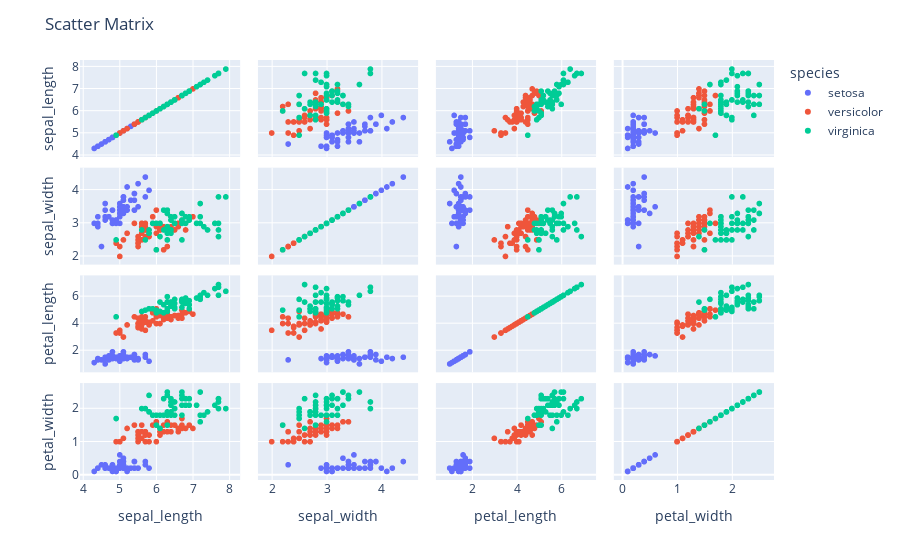

The notebook cell this image was saved under:
### Code cell
fig = px.scatter_matrix(iris,dimensions=['sepal_length','sepal_width','petal_length','petal_width'],color='species')
fig.update_yaxes(automargin=True)
fig.update_layout(title="Scatter Matrix",height=600)
fig.show()

### Figure 1 — Plotly figure (JSON) as saved in the notebook; plotly's stock layout.template omitted (floating-point values rounded to 4 significant figures)
{"data": [{"dimensions": [{"axis": {"matches": true}, "label": "sepal_length", "values": [5.1, 4.9, 4.7, 4.6, 5, 5.4, 4.6, 5, 4.4, 4.9, 5.4, 4.8, 4.8, 4.3, 5.8, 5.7, 5.4, 5.1, 5.7, 5.1, 5.4, 5.1, 4.6, 5.1, 4.8, 5, 5, 5.2, 5.2, 4.7, 4.8, 5.4, 5.2, 5.5, 4.9, 5, 5.5, 4.9, 4.4, 5.1, 5, 4.5, 4.4, 5, 5.1, 4.8, 5.1, 4.6, 5.3, 5]}, {"axis": {"matches": true}, "label": "sepal_width", "values": [3.5, 3, 3.2, 3.1, 3.6, 3.9, 3.4, 3.4, 2.9, 3.1, 3.7, 3.4, 3, 3, 4, 4.4, 3.9, 3.5, 3.8, 3.8, 3.4, 3.7, 3.6, 3.3, 3.4, 3, 3.4, 3.5, 3.4, 3.2, 3.1, 3.4, 4.1, 4.2, 3.1, 3.2, 3.5, 3.1, 3, 3.4, 3.5, 2.3, 3.2, 3.5, 3.8, 3, 3.8, 3.2, 3.7, 3.3]}, {"axis": {"matches": true}, "label": "petal_length", "values": [1.4, 1.4, 1.3, 1.5, 1.4, 1.7, 1.4, 1.5, 1.4, 1.5, 1.5, 1.6, 1.4, 1.1, 1.2, 1.5, 1.3, 1.4, 1.7, 1.5, 1.7, 1.5, 1, 1.7, 1.9, 1.6, 1.6, 1.5, 1.4, 1.6, 1.6, 1.5, 1.5, 1.4, 1.5, 1.2, 1.3, 1.5, 1.3, 1.5, 1.3, 1.3, 1.3, 1.6, 1.9, 1.4, 1.6, 1.4, 1.5, 1.4]}, {"axis": {"matches": true}, "label": "petal_width", "values": [0.2, 0.2, 0.2, 0.2, 0.2, 0.4, 0.3, 0.2, 0.2, 0.1, 0.2, 0.2, 0.1, 0.1, 0.2, 0.4, 0.4, 0.3, 0.3, 0.3, 0.2, 0.4, 0.2, 0.5, 0.2, 0.2, 0.4, 0.2, 0.2, 0.2, 0.2, 0.4, 0.1, 0.2, 0.1, 0.2, 0.2, 0.1, 0.2, 0.2, 0.3, 0.3, 0.2, 0.6, 0.4, 0.3, 0.2, 0.2, 0.2, 0.2]}], "hovertemplate": "species=setosa<br>%{xaxis.title.text}=%{x}<br>%{yaxis.title.text}=%{y}<extra></extra>", "legendgroup": "setosa", "marker": {"color": "#636efa", "symbol": "circle"}, "name": "setosa", "showlegend": true, "type": "splom"}, {"dimensions": [{"axis": {"matches": true}, "label": "sepal_length", "values": [7, 6.4, 6.9, 5.5, 6.5, 5.7, 6.3, 4.9, 6.6, 5.2, 5, 5.9, 6, 6.1, 5.6, 6.7, 5.6, 5.8, 6.2, 5.6, 5.9, 6.1, 6.3, 6.1, 6.4, 6.6, 6.8, 6.7, 6, 5.7, 5.5, 5.5, 5.8, 6, 5.4, 6, 6.7, 6.3, 5.6, 5.5, 5.5, 6.1, 5.8, 5, 5.6, 5.7, 5.7, 6.2, 5.1, 5.7]}, {"axis": {"matches": true}, "label": "sepal_width", "values": [3.2, 3.2, 3.1, 2.3, 2.8, 2.8, 3.3, 2.4, 2.9, 2.7, 2, 3, 2.2, 2.9, 2.9, 3.1, 3, 2.7, 2.2, 2.5, 3.2, 2.8, 2.5, 2.8, 2.9, 3, 2.8, 3, 2.9, 2.6, 2.4, 2.4, 2.7, 2.7, 3, 3.4, 3.1, 2.3, 3, 2.5, 2.6, 3, 2.6, 2.3, 2.7, 3, 2.9, 2.9, 2.5, 2.8]}, {"axis": {"matches": true}, "label": "petal_length", "values": [4.7, 4.5, 4.9, 4, 4.6, 4.5, 4.7, 3.3, 4.6, 3.9, 3.5, 4.2, 4, 4.7, 3.6, 4.4, 4.5, 4.1, 4.5, 3.9, 4.8, 4, 4.9, 4.7, 4.3, 4.4, 4.8, 5, 4.5, 3.5, 3.8, 3.7, 3.9, 5.1, 4.5, 4.5, 4.7, 4.4, 4.1, 4, 4.4, 4.6, 4, 3.3, 4.2, 4.2, 4.2, 4.3, 3, 4.1]}, {"axis": {"matches": true}, "label": "petal_width", "values": [1.4, 1.5, 1.5, 1.3, 1.5, 1.3, 1.6, 1, 1.3, 1.4, 1, 1.5, 1, 1.4, 1.3, 1.4, 1.5, 1, 1.5, 1.1, 1.8, 1.3, 1.5, 1.2, 1.3, 1.4, 1.4, 1.7, 1.5, 1, 1.1, 1, 1.2, 1.6, 1.5, 1.6, 1.5, 1.3, 1.3, 1.3, 1.2, 1.4, 1.2, 1, 1.3, 1.2, 1.3, 1.3, 1.1, 1.3]}], "hovertemplate": "species=versicolor<br>%{xaxis.title.text}=%{x}<br>%{yaxis.title.text}=%{y}<extra></extra>", "legendgroup": "versicolor", "marker": {"color": "#EF553B", "symbol": "circle"}, "name": "versicolor", "showlegend": true, "type": "splom"}, {"dimensions": [{"axis": {"matches": true}, "label": "sepal_length", "values": [6.3, 5.8, 7.1, 6.3, 6.5, 7.6, 4.9, 7.3, 6.7, 7.2, 6.5, 6.4, 6.8, 5.7, 5.8, 6.4, 6.5, 7.7, 7.7, 6, 6.9, 5.6, 7.7, 6.3, 6.7, 7.2, 6.2, 6.1, 6.4, 7.2, 7.4, 7.9, 6.4, 6.3, 6.1, 7.7, 6.3, 6.4, 6, 6.9, 6.7, 6.9, 5.8, 6.8, 6.7, 6.7, 6.3, 6.5, 6.2, 5.9]}, {"axis": {"matches": true}, "label": "sepal_width", "values": [3.3, 2.7, 3, 2.9, 3, 3, 2.5, 2.9, 2.5, 3.6, 3.2, 2.7, 3, 2.5, 2.8, 3.2, 3, 3.8, 2.6, 2.2, 3.2, 2.8, 2.8, 2.7, 3.3, 3.2, 2.8, 3, 2.8, 3, 2.8, 3.8, 2.8, 2.8, 2.6, 3, 3.4, 3.1, 3, 3.1, 3.1, 3.1, 2.7, 3.2, 3.3, 3, 2.5, 3, 3.4, 3]}, {"axis": {"matches": true}, "label": "petal_length", "values": [6, 5.1, 5.9, 5.6, 5.8, 6.6, 4.5, 6.3, 5.8, 6.1, 5.1, 5.3, 5.5, 5, 5.1, 5.3, 5.5, 6.7, 6.9, 5, 5.7, 4.9, 6.7, 4.9, 5.7, 6, 4.8, 4.9, 5.6, 5.8, 6.1, 6.4, 5.6, 5.1, 5.6, 6.1, 5.6, 5.5, 4.8, 5.4, 5.6, 5.1, 5.1, 5.9, 5.7, 5.2, 5, 5.2, 5.4, 5.1]}, {"axis": {"matches": true}, "label": "petal_width", "values": [2.5, 1.9, 2.1, 1.8, 2.2, 2.1, 1.7, 1.8, 1.8, 2.5, 2, 1.9, 2.1, 2, 2.4, 2.3, 1.8, 2.2, 2.3, 1.5, 2.3, 2, 2, 1.8, 2.1, 1.8, 1.8, 1.8, 2.1, 1.6, 1.9, 2, 2.2, 1.5, 1.4, 2.3, 2.4, 1.8, 1.8, 2.1, 2.4, 2.3, 1.9, 2.3, 2.5, 2.3, 1.9, 2, 2.3, 1.8]}], "hovertemplate": "species=virginica<br>%{xaxis.title.text}=%{x}<br>%{yaxis.title.text}=%{y}<extra></extra>", "legendgroup": "virginica", "marker": {"color": "#00cc96", "symbol": "circle"}, "name": "virginica", "showlegend": true, "type": "splom"}], "layout": {"autosize": true, "dragmode": "select", "legend": {"title": {"text": "species"}, "tracegroupgap": 0}, "margin": {"t": 60}, "title": {"text": "Scatter Matrix"}, "xaxis": {"autorange": true, "range": [3.93, 8.27], "type": "linear"}, "xaxis2": {"autorange": true, "range": [1.753, 4.647], "type": "linear"}, "xaxis3": {"autorange": true, "range": [0.393, 7.507], "type": "linear"}, "xaxis4": {"autorange": true, "range": [-0.1469, 2.747], "type": "linear"}, "yaxis": {"automargin": true, "autorange": true, "range": [3.93, 8.27], "type": "linear"}, "yaxis2": {"autorange": true, "range": [1.753, 4.647], "type": "linear"}, "yaxis3": {"autorange": true, "range": [0.393, 7.507], "type": "linear"}, "yaxis4": {"autorange": true, "range": [-0.1469, 2.747], "type": "linear"}}}
